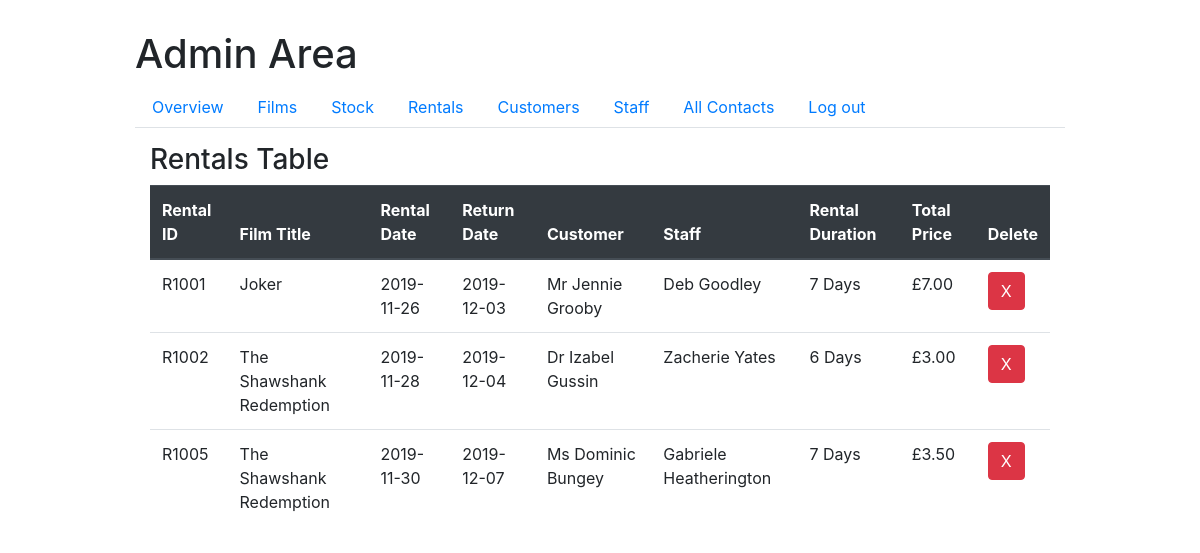
The page /admin.php?view=rentals (signed in) on the database its author committed.
### tables this page shows
CREATE TABLE IF NOT EXISTS rental(
  rental_id CHAR(5) PRIMARY KEY,
  stock_id CHAR(6) NOT NULL,
  customer_id CHAR(6) NOT NULL,
  staff_id CHAR(6) NOT NULL,
  rental_date DATE NOT NULL,
  rental_return_date DATE NOT NULL,
  CONSTRAINT FK_rental_stock_id FOREIGN KEY (stock_id) REFERENCES stock(stock_id) ON UPDATE CASCADE ON DELETE RESTRICT,
  CONSTRAINT FK_rental_customer_id FOREIGN KEY (customer_id) REFERENCES customer(customer_id) ON UPDATE CASCADE ON DELETE RESTRICT,
  CONSTRAINT FK_rental_staff_id FOREIGN KEY (staff_id) REFERENCES staff(staff_id) ON UPDATE CASCADE ON DELETE RESTRICT
);

CREATE TABLE IF NOT EXISTS film(
  film_id CHAR(5) PRIMARY KEY,
  category_id CHAR(6) NOT NULL,
  rating_id CHAR(6) NOT NULL,
  film_title VARCHAR(30) NOT NULL,
  film_rental_price_per_day DECIMAL(3,2) NOT NULL,
  CONSTRAINT FK_film_category_id FOREIGN KEY (category_id) REFERENCES category(category_id) ON UPDATE CASCADE ON DELETE RESTRICT,
  CONSTRAINT FK_film_rating_id FOREIGN KEY (rating_id) REFERENCES rating(rating_id) ON UPDATE CASCADE ON DELETE RESTRICT
);

CREATE TABLE IF NOT EXISTS customer(
  customer_id CHAR(6) PRIMARY KEY,
  customer_title VARCHAR(4),
  customer_first_name VARCHAR(20) NOT NULL,
  customer_last_name VARCHAR(20) NOT NULL,
  customer_street_number VARCHAR(30) NOT NULL,
  customer_street VARCHAR(20) NOT NULL,
  customer_town VARCHAR(20) NOT NULL,
  customer_county VARCHAR(20),
  customer_postcode VARCHAR(8) NOT NULL,
  customer_email VARCHAR(30) NOT NULL,
  customer_mobile VARCHAR(11),
  CONSTRAINT check_customer_title CHECK(customer_title IN ('Mr', 'Mrs', 'Miss', 'Ms', 'Sir', 'Dr'))
);

CREATE TABLE IF NOT EXISTS staff(
  staff_id CHAR(6) PRIMARY KEY,
  staff_first_name VARCHAR(20) NOT NULL,
  staff_last_name VARCHAR(20) NOT NULL,
  staff_street_number VARCHAR(30) NOT NULL,
  staff_street VARCHAR(20) NOT NULL,
  staff_town VARCHAR(20) NOT NULL,
  staff_county VARCHAR(20),
  staff_postcode VARCHAR(8) NOT NULL,
  staff_email VARCHAR(30) NOT NULL,
  staff_mobile VARCHAR(11),
  staff_start_date DATE NOT NULL,
  staff_position VARCHAR(20),
  staff_password VARCHAR(255),
  CONSTRAINT check_staff_position CHECK(staff_position IN ('Sales Assistant', 'Assistant Manager', 'Manager'))
);

### admin_functions.php (the view, shortened to what this page needs)
    <?php
function displayRentals($pdo){
  echo "<div class='container' id='tab_content'>";
  echo "<h3 class='table_title'>Rentals Table</h3>";
  $sql = 'SELECT rental.rental_id, rental.rental_date, rental.rental_return_date, film.film_title, customer.customer_title, customer.customer_first_name, customer.customer_last_name, staff.staff_first_name, staff.staff_last_name,
  @Rental_Duration := DATEDIFF(rental.rental_return_date, rental.rental_date) AS "rental_duration",
  @Rental_Duration * film.film_rental_price_per_day AS "rental_price"
  FROM rental
  INNER JOIN stock ON rental.stock_id = stock.stock_id
  INNER JOIN film ON stock.film_id = film.film_id
  INNER JOIN customer ON rental.customer_id = customer.customer_id
  INNER JOIN staff ON rental.staff_id = staff.staff_id;';
  $stmt = $pdo->prepare($sql);
  $stmt->execute();
  $rentals = $stmt->fetchAll();
  ?>
  <table class="table">
    <thead class="thead-dark">
      <tr>
        <th>Rental ID</th>
        <th>Film Title</th>
        <th>Rental Date</th>
        <th>Return Date</th>
        <th>Customer</th>
        <th>Staff</th>
        <th>Rental Duration</th>
        <th>Total Price</th>
        <th>Delete</th>
      </tr>
    </thead>
    <tbody>
    <?php
    if($rentals) {
      foreach($rentals as $rental){
        echo "<tr>";
        echo "<td>". $rental->rental_id ."</td>";
        echo "<td>". $rental->film_title ."</td>";
        echo "<td>". $rental->rental_date ."</td>";
        echo "<td>". $rental->rental_return_date ."</td>";
        echo "<td>". $rental->customer_title . " " . $rental->customer_first_name . " " . $rental->customer_last_name ."</td>";
        echo "<td>". $rental->staff_first_name . " " . $rental->staff_last_name ."</td>";
        echo "<td>". $rental->rental_duration ." Days</td>";
        echo "<td>£". number_format($rental->rental_price, 2, '.', '') ."</td>";
        echo "<td><a href='admin.php?delete=". $rental->rental_id ."' class='btn btn-danger' role='button'>X</a></td>";
        echo "</tr>";
      }
    }
    echo "</tbody>";
    echo "</table>";
    echo "</div>";
  }
  ?>

### css/main.css (style rules this page uses)
body { margin-top:30px; }
#tab_content { padding:15px; }
.container { max-width: 2000px; }
table { width:100%; }

### rows shown on the page
rental: rental_id "R1001", film.film_title "Joker", rental_date "2019-11-26", rental_return_date "2019-12-03", customer.customer_title "Mr", customer.customer_first_name "Jennie", customer.customer_last_name "Grooby", staff.staff_first_name "Deb", staff.staff_last_name "Goodley", rental_duration "7", rental_price "7.00"
rental: rental_id "R1002", film.film_title "The Shawshank Redemption", rental_date "2019-11-28", rental_return_date "2019-12-04", customer.customer_title "Dr", customer.customer_first_name "Izabel", customer.customer_last_name "Gussin", staff.staff_first_name "Zacherie", staff.staff_last_name "Yates", rental_duration "6", rental_price "3.00"
rental: rental_id "R1005", film.film_title "The Shawshank Redemption", rental_date "2019-11-30", rental_return_date "2019-12-07", customer.customer_title "Ms", customer.customer_first_name "Dominic", customer.customer_last_name "Bungey", staff.staff_first_name "Gabriele", staff.staff_last_name "Heatherington", rental_duration "7", rental_price "3.50"

### other values the page prints
$header "Admin Area"
